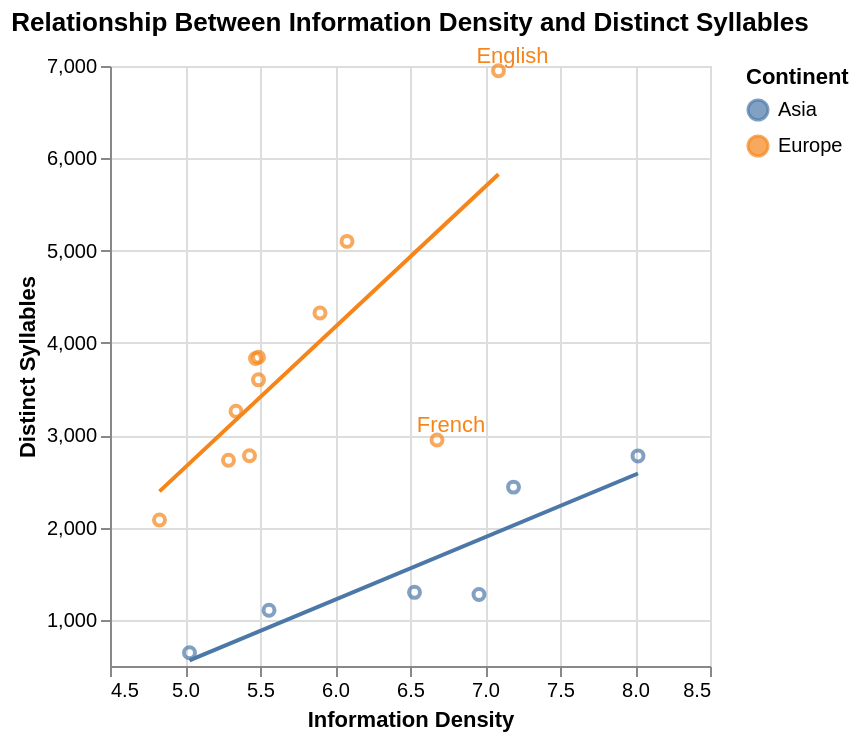

The cell this chart's notebook holds for it:
### Code cell
# YOUR ANSWER GOES HERE
languages = pd.read_csv("data/languages.csv")

fig = alt.Chart(languages).mark_point().encode(
    x=alt.X(
        "information_density:Q",
        title="Information Density",
        scale=alt.Scale(zero=False)
    ),
    y=alt.Y(
        "distinct_syllables:Q",
        title="Distinct Syllables",
        scale=alt.Scale(zero=False)
    ),
    color=alt.Color(
        "continent",
        title="Continent"
    ),
).properties(title="Relationship Between Information Density and Distinct Syllables")

lines = fig.transform_regression(
    "information_density",
    "distinct_syllables",
    groupby=["continent"]
    ).mark_line()

text = (
    fig
    .transform_filter(
        alt.FieldOneOfPredicate(
            field="language",
            oneOf=["French", "English"]
        )
    )
    .mark_text(dx=7, dy=-7).encode(text="language:N")
)

language_plot = fig + lines + text
language_plot.display()

### Figure 1 — Vega specification as saved in the notebook (floating-point values rounded to 4 significant figures)
{"$schema": "https://vega.github.io/schema/vega/v6.json", "data": [{"name": "source_0", "values": [{"iso_lang": "CAT", "language": "Catalan", "information_density": 5.49, "distinct_syllables": 3600, "continent": "Europe"}, {"iso_lang": "CMN", "language": "Mandarin", "information_density": 6.96, "distinct_syllables": 1274, "continent": "Asia"}, {"iso_lang": "DEU", "language": "German", "information_density": 6.08, "distinct_syllables": 5100, "continent": "Europe"}, {"iso_lang": "ENG", "language": "English", "information_density": 7.09, "distinct_syllables": 6949, "continent": "Europe"}, {"iso_lang": "EUS", "language": "Basque", "information_density": 4.83, "distinct_syllables": 2082, "continent": "Europe"}, {"iso_lang": "FIN", "language": "Finnish", "information_density": 5.49, "distinct_syllables": 3844, "continent": "Europe"}, {"iso_lang": "FRA", "language": "French", "information_density": 6.68, "distinct_syllables": 2949, "continent": "Europe"}, {"iso_lang": "HUN", "language": "Hungarian", "information_density": 5.9, "distinct_syllables": 4325, "continent": "Europe"}, {"iso_lang": "ITA", "language": "Italian", "information_density": 5.29, "distinct_syllables": 2729, "continent": "Europe"}, {"iso_lang": "JPN", "language": "Japanese", "information_density": 5.03, "distinct_syllables": 643, "continent": "Asia"}, {"iso_lang": "KOR", "language": "Korean", "information_density": 5.56, "distinct_syllables": 1104, "continent": "Asia"}, {"iso_lang": "SPA", "language": "Spanish", "information_density": 5.43, "distinct_syllables": 2778, "continent": "Europe"}, {"iso_lang": "SRP", "language": "Serbian", "information_density": 5.47, "distinct_syllables": 3831, "continent": "Europe"}, {"iso_lang": "THA", "language": "Thai", "information_density": 7.19, "distinct_syllables": 2438, "continent": "Asia"}, {"iso_lang": "TUR", "language": "Turkish", "information_density": 5.34, "distinct_syllables": 3260, "continent": "Europe"}, {"iso_lang": "VIE", "language": "Vietnamese", "information_density": 8.02, "distinct_syllables": 2776, "continent": "Asia"}, {"iso_lang": "YUE", "language": "Cantonese", "information_density": 6.53, "distinct_syllables": 1298, "continent": "Asia"}]}, {"name": "data_0", "values": [{"continent": "Europe", "distinct_syllables": 3600, "information_density": 5.49}, {"continent": "Asia", "distinct_syllables": 1274, "information_density": 6.96}, {"continent": "Europe", "distinct_syllables": 5100, "information_density": 6.08}, {"continent": "Europe", "distinct_syllables": 6949, "information_density": 7.09}, {"continent": "Europe", "distinct_syllables": 2082, "information_density": 4.83}, {"continent": "Europe", "distinct_syllables": 3844, "information_density": 5.49}, {"continent": "Europe", "distinct_syllables": 2949, "information_density": 6.68}, {"continent": "Europe", "distinct_syllables": 4325, "information_density": 5.9}, {"continent": "Europe", "distinct_syllables": 2729, "information_density": 5.29}, {"continent": "Asia", "distinct_syllables": 643, "information_density": 5.03}, {"continent": "Asia", "distinct_syllables": 1104, "information_density": 5.56}, {"continent": "Europe", "distinct_syllables": 2778, "information_density": 5.43}, {"continent": "Europe", "distinct_syllables": 3831, "information_density": 5.47}, {"continent": "Asia", "distinct_syllables": 2438, "information_density": 7.19}, {"continent": "Europe", "distinct_syllables": 3260, "information_density": 5.34}, {"continent": "Asia", "distinct_syllables": 2776, "information_density": 8.02}, {"continent": "Asia", "distinct_syllables": 1298, "information_density": 6.53}]}, {"name": "data_1", "source": "source_0", "transform": [{"type": "regression", "x": "information_density", "groupby": ["continent"], "as": ["information_density", "distinct_syllables"], "y": "distinct_syllables"}]}, {"name": "data_2", "values": [{"continent": "Europe", "distinct_syllables": 6949, "information_density": 7.09, "language": "English"}, {"continent": "Europe", "distinct_syllables": 2949, "information_density": 6.68, "language": "French"}]}, {"name": "data_0_color_domain_continent_0", "values": [{"continent": "Europe"}, {"continent": "Asia"}]}, {"name": "data_1_color_domain_continent_1", "source": "data_1", "transform": [{"type": "aggregate", "groupby": ["continent"], "fields": [], "ops": [], "as": []}, {"type": "formula", "expr": "datum['continent']", "as": "sort_field"}, {"type": "project", "fields": ["continent"]}]}, {"name": "data_2_color_domain_continent_2", "values": [{"continent": "Europe"}]}], "marks": [{"type": "symbol", "name": "layer_0_marks", "from": {"data": "data_0"}, "encode": {"update": {"stroke": {"field": "continent", "scale": "color"}, "fill": {"value": "transparent"}, "opacity": {"value": 0.7}, "x": {"field": "information_density", "scale": "x"}, "y": {"field": "distinct_syllables", "scale": "y"}}}, "style": ["point"]}, {"type": "group", "name": "layer_1_pathgroup", "from": {"facet": {"data": "data_1", "name": "faceted_path_layer_1_main", "groupby": ["continent"]}}, "encode": {"update": {"width": {"field": {"signal": null, "datum": null, "group": "width", "parent": null}}, "height": {"field": {"signal": null, "datum": null, "group": "height", "parent": null}}}}, "marks": [{"type": "line", "name": "layer_1_marks", "from": {"data": "faceted_path_layer_1_main"}, "sort": {"field": "x"}, "encode": {"update": {"x": {"field": "information_density", "scale": "x"}, "stroke": {"field": "continent", "scale": "color"}, "defined": {"signal": "isValid(datum[\"information_density\"]) && isFinite(+datum[\"information_density\"]) && isValid(datum[\"distinct_syllables\"]) && isFinite(+datum[\"distinct_syllables\"])"}, "y": {"field": "distinct_syllables", "scale": "y"}}}, "style": ["line"]}]}, {"type": "text", "name": "layer_2_marks", "from": {"data": "data_2"}, "encode": {"update": {"align": {"value": "center"}, "y": {"field": "distinct_syllables", "scale": "y"}, "text": {"signal": "isValid(datum[\"language\"]) ? datum[\"language\"] : \"\"+datum[\"language\"]"}, "x": {"field": "information_density", "scale": "x"}, "dx": {"value": 7}, "fill": {"field": "continent", "scale": "color"}, "baseline": {"value": "middle"}, "dy": {"value": -7}}}, "style": ["text"]}], "scales": [{"name": "x", "type": "linear", "domain": {"fields": [{"data": "data_0", "field": "information_density"}, {"data": "data_1", "field": "information_density"}, {"data": "data_2", "field": "information_density"}]}, "range": [0, {"signal": "width"}], "zero": false, "nice": true}, {"name": "y", "type": "linear", "domain": {"fields": [{"data": "data_0", "field": "distinct_syllables"}, {"data": "data_1", "field": "distinct_syllables"}, {"data": "data_2", "field": "distinct_syllables"}]}, "range": [{"signal": "height"}, 0], "nice": true, "zero": false}, {"name": "color", "type": "ordinal", "domain": {"fields": [{"data": "data_0_color_domain_continent_0", "field": "continent"}, {"data": "data_1_color_domain_continent_1", "field": "continent"}, {"data": "data_2_color_domain_continent_2", "field": "continent"}], "sort": true}, "range": "category"}], "axes": [{"scale": "x", "tickCount": {"signal": "ceil(width/40)"}, "orient": "bottom", "labels": false, "gridScale": "y", "maxExtent": 0, "aria": false, "ticks": false, "domain": false, "zindex": 0, "minExtent": 0, "grid": true}, {"scale": "y", "zindex": 0, "aria": false, "grid": true, "labels": false, "minExtent": 0, "orient": "left", "gridScale": "x", "tickCount": {"signal": "ceil(height/40)"}, "domain": false, "maxExtent": 0, "ticks": false}, {"scale": "x", "labelFlush": true, "orient": "bottom", "labelOverlap": true, "title": "Information Density", "grid": false, "tickCount": {"signal": "ceil(width/40)"}, "zindex": 0}, {"scale": "y", "zindex": 0, "grid": false, "orient": "left", "title": "Distinct Syllables", "labelOverlap": true, "tickCount": {"signal": "ceil(height/40)"}}], "title": {"text": "Relationship Between Information Density and Distinct Syllables", "frame": "group"}, "padding": 5, "background": "white", "style": "cell", "width": 300, "height": 300, "legends": [{"title": "Continent", "stroke": "color", "symbolType": "circle", "encode": {"symbols": {"update": {"opacity": {"value": 0.7}}}}, "fill": "color"}]}
